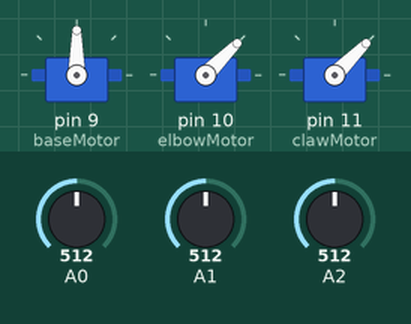
Simulated run of this sketch. Board: Arduino Uno, built with avr-gcc and run on an emulated ATmega328P. Shown: 3 × servo. Inputs (shaded band) come from the test bench; at power-on: A0 = 512, A1 = 512, A2 = 512.

Above: at 1.2 s.
1.3 s: A0 set to 716
At 1.7 s:
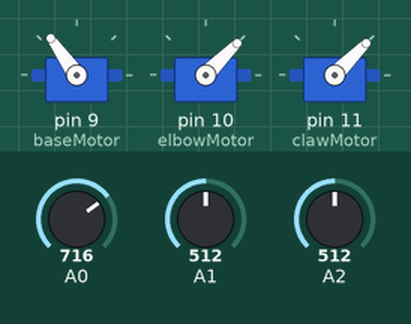
2.8 s: A1 set to 716
At 4.0 s:
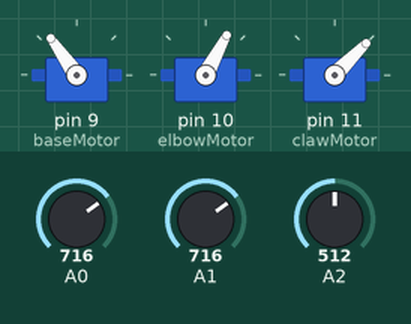
4.3 s: A2 set to 716
At 5.2 s:
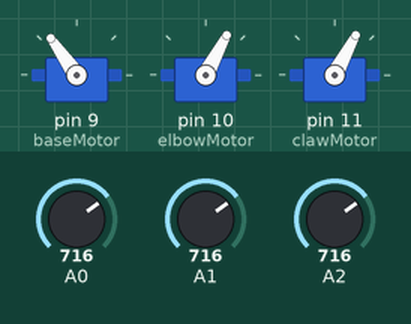
5.8 s: A0 set to 900
At 6.4 s:
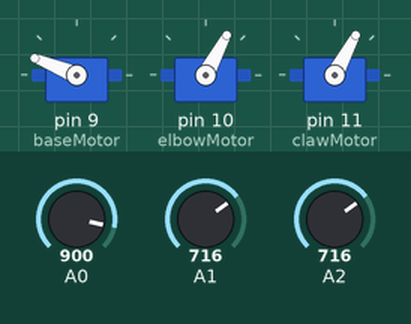
7.3 s: A1 set to 511
At 8.5 s:
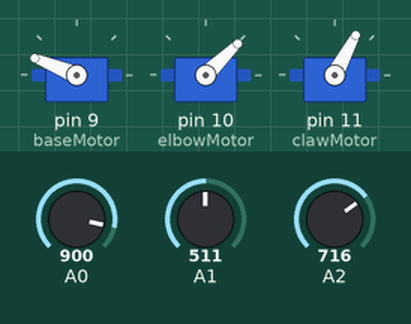
8.8 s: A2 set to 511
At 9.8 s:
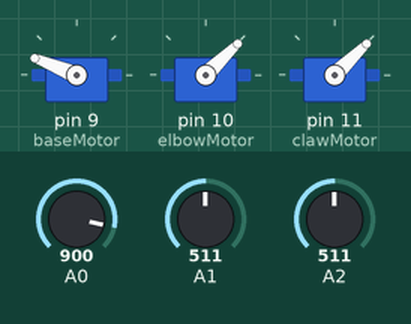
Timing chart, 0 to 11.3 s (numbered marks = the images above; inputs shaded):
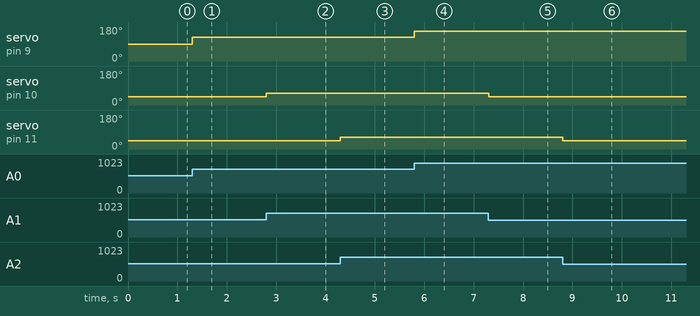

Measured:
- after the input at 1.3 s, servo on pin 9 (baseMotor): 90° → 125° at once
- after the input at 2.8 s, servo on pin 10 (elbowMotor): 45° → 62° at once
- after the input at 4.3 s, servo on pin 11 (clawMotor): 45° → 62° at once
- after the input at 5.8 s, servo on pin 9 (baseMotor): 125° → 158° at once
- after the input at 7.3 s, servo on pin 10 (elbowMotor): 62° → 44° at once
- after the input at 8.8 s, servo on pin 11 (clawMotor): 62° → 44° at once

The sketch:

MiniRobotArmSketch.ino
```cpp
#include <Servo.h>

// Create three servo motor variables
Servo baseMotor;
Servo elbowMotor;
Servo clawMotor;

void setup() {
  // Set up servo motors on pins 9 through 11
  baseMotor.attach(9);
  elbowMotor.attach(10);
  clawMotor.attach(11);
}

void loop() {
  // Get value from each potentiometer ranging from 0 to 1023
  int dial1 = analogRead(A0);
  int dial2 = analogRead(A1);
  int dial3 = analogRead(A2);

  // Use the potentiometer value to get an angle between 0° to 180° or 0° to 90°
  int angle1 = map(dial1, 0, 1023, 0, 180);
  int angle2 = map(dial2, 0, 1023, 0, 90);
  int angle3 = map(dial3, 0, 1023, 0, 90);

  // Move the servo motors to a given angle
  baseMotor.write(angle1);
  elbowMotor.write(angle2);
  clawMotor.write(angle3);
}
```
